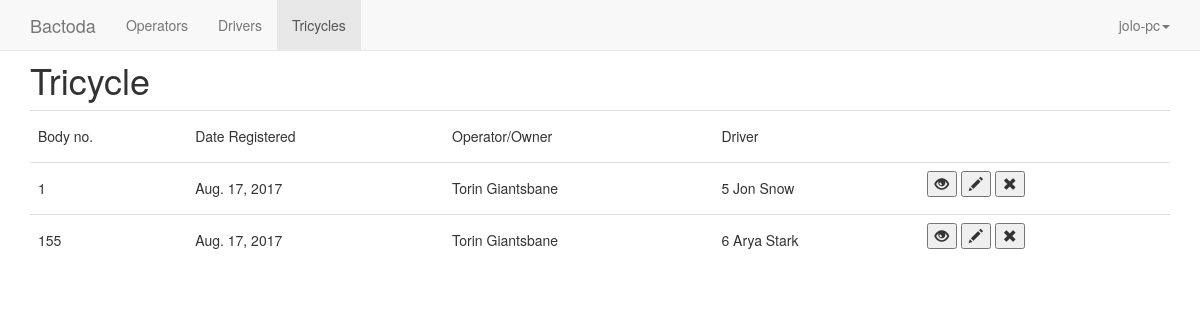
The app's page /home/tricycle/ (signed in), older data.
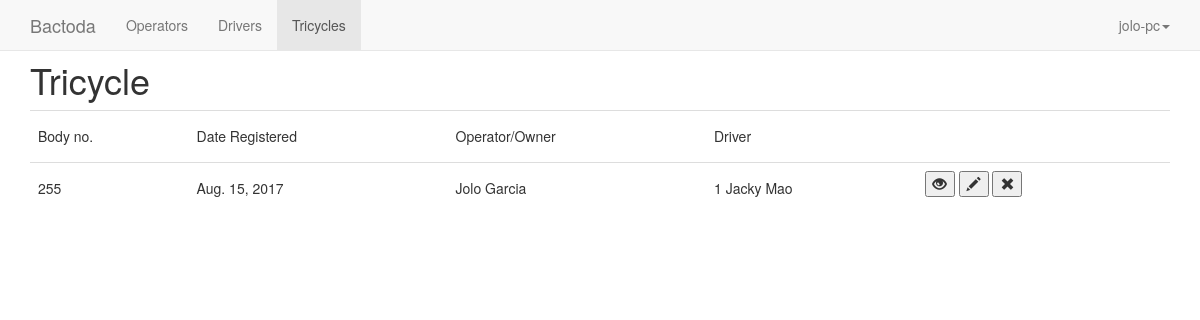
The same page, newer data.
### tricycle/models.py (models this page shows, shortened)
class Tricycle(models.Model):
    operator = models.ForeignKey(Operator,on_delete=models.CASCADE)
    body_number = models.IntegerField(unique = True,
                                      validators=[
                                          MaxValueValidator(1000),
                                          MinValueValidator(1)
                                          ])
    date_registered = models.DateField()
    driver = models.OneToOneField(
        Driver,
        on_delete=models.SET_NULL,
        null=True,
    )

class Operator(models.Model):
    first_name = models.CharField(max_length=250)
    last_name = models.CharField(max_length=100)
    age = models.IntegerField()
    gender = models.CharField(max_length=1)
    address = models.CharField(max_length = 300)
    date_registered = models.DateField()
    contact_number = models.CharField(max_length = 15)
    image = models.FileField()
    def __str__(self):
        return self.first_name+" "+self.last_name

class Driver(models.Model):
    first_name = models.CharField(max_length=250)
    last_name = models.CharField(max_length=100)
    age = models.IntegerField()
    gender = models.CharField(max_length=1)
    address = models.CharField(max_length = 300)
    date_registered = models.DateField()
    contact_number = models.CharField(max_length = 15)
    image = models.FileField()
    def __str__(self):
        return str(self.id)+" "+self.first_name+" "+self.last_name

### tricycle/views.py (the view)
class TricycleIndexView(LoginRequiredMixin,generic.ListView):
    login_url = '/admin/login/'
    model = Tricycle
    template_name = 'tricycle/tricycle/index.html'
    def get_queryset(self):
        return Tricycle.objects.all()

### tricycle/templates/tricycle/tricycle/index.html (shortened to what this page needs)
{% extends "tricycle/header.html" %}
{%block li3%}active{%endblock%}
{% block content %}
<h1>Tricycle</h1>
<table class = "table table-hover">
		<tr>
		<td><h5>Body no.</h5></td>
		<td><h5>Date Registered</h5></td>
		<td><h5>Operator/Owner</h5></td>
		<td><h5>Driver</h5></td>
		<td></td>
		</tr>
	{% for tric in object_list%}
	<tr>
		<td><h5>{{tric.body_number}}</h5></td>
		<td><h5>{{tric.date_registered}}</h5></td>
		<td><h5>{{tric.operator}}</h5></td>
		<td><h5>{{tric.driver}}</h5></td>
		<td>
			<div class="form-inline">
				<form action="{%url 'tricycle:tricycle-details' tric.id %}" class="form-group form-inline">
					<button><span class="glyphicon glyphicon-eye-open"></span></button>
				</form>
				<form action="{%url 'tricycle:tricycle-edit' tric.id %}"  method = "get"class="form-group form-inline">
					<button><span class="glyphicon glyphicon-pencil"></span></button>
				</form>
				<form action="{% url 'tricycle:tricycle-delete' tric.id %}" method="post"class="form-group form-inline">
					<button><span class="glyphicon glyphicon-remove"></span></button>
				</form>
		    </div>
		</td>
	</tr>
	{% endfor %}
</table>
{% endblock%}

### tricycle/templates/tricycle/header.html (shortened to what this page needs)
<!DOCTYPE html>
<html lang="en">
  <head>
	{% load staticfiles %}
    <link href="{% static 'tricycle/css/bootstrap.min.css'%}" rel="stylesheet">
  </head>
  <body>
	    <nav class="navbar navbar-default navbar-fixed-top">
      <div class="container">
        <div class="navbar-header">
          <a class="navbar-brand" href="{% url 'tricycle:index' %}">Bactoda</a>
        </div>
        <div id="navbar" class="navbar-collapse collapse">
          <ul class="nav navbar-nav">
            <li class="{%block li1%}{%endblock%}" ><a href="{% url 'tricycle:index' %}">Operators</a></li>
            <li class="{%block li2%}{%endblock%}"><a href="{%url 'tricycle:driver-index'%}">Drivers</a></li>
            <li class="{%block li3%}{%endblock%}"><a href="{%url 'tricycle:tricycle-index'%}">Tricycles</a></li>
          </ul>
          <ul class="nav navbar-nav navbar-right">
           <li class="dropdown">
              <a href="" class="dropdown-toggle" data-toggle="dropdown" role="button" aria-haspopup="true" aria-expanded="false">{{ user.get_username }}<span class="caret"></span></a>
            </li>
          </ul>
        </div>
      </div>
    </nav>
	<br><br>
<div class = "container">
	{% block content%}
	{% endblock %}
</div>
  </body>
</html>

Row changes from the older to the newer data that the page shows:
removed Tricycle: body_number "1", date_registered "Aug. 17, 2017", operator "Torin Giantsbane", driver "5 Jon Snow"
removed Tricycle: body_number "155", date_registered "Aug. 17, 2017", operator "Torin Giantsbane", driver "6 Arya Stark"
added Tricycle: body_number "255", date_registered "Aug. 15, 2017", operator "Jolo Garcia", driver "1 Jacky Mao"
